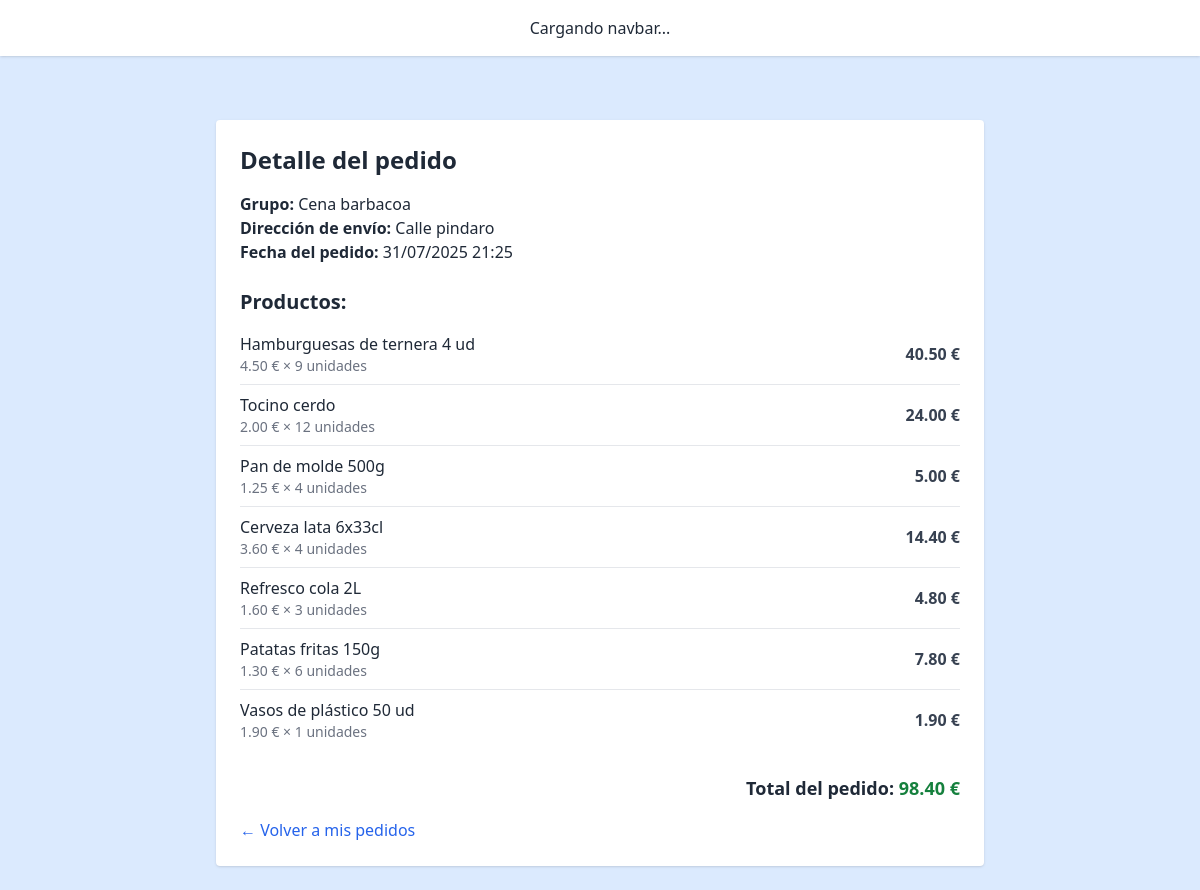
Page /order/9/ (signed in) on the earlier database version.
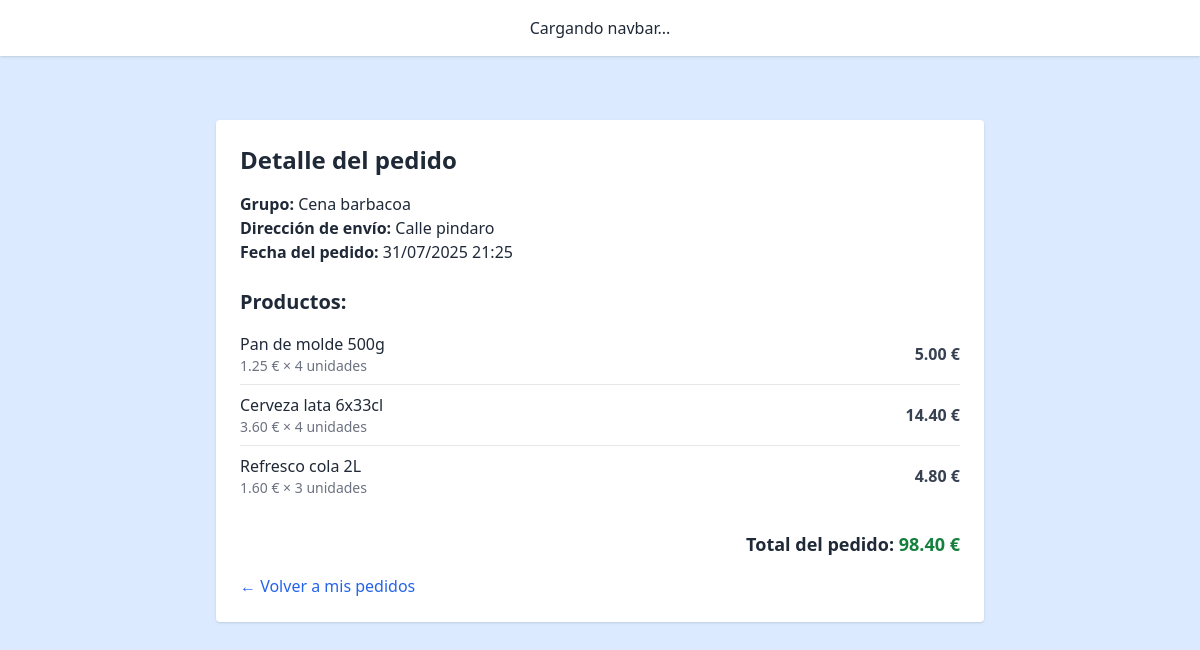
Same page on the later database version.
### core/models/order.py (models this page shows, shortened)
class Order(models.Model):
    group = models.ForeignKey(Group, on_delete=models.CASCADE, related_name='orders')
    created_by = models.ForeignKey(UserAccount, on_delete=models.SET_NULL, null=True, blank=True)
    created_at = models.DateTimeField(auto_now_add=True)
    total_price = models.DecimalField(max_digits=10, decimal_places=2)
    direccion = models.CharField(max_length=255)
    notes = models.TextField(blank=True)
    confirmed = models.BooleanField(default=False)

class OrderItem(models.Model):
    order = models.ForeignKey(Order, on_delete=models.CASCADE, related_name='items')
    product = models.ForeignKey(Product, on_delete=models.CASCADE)
    quantity = models.PositiveIntegerField()
    price = models.DecimalField(max_digits=8, decimal_places=2)
    def subtotal(self):
        return self.quantity * self.price

### core/models/group.py (models this page shows, shortened)
class Group(models.Model):
    name = models.CharField(max_length=100)
    creator = models.ForeignKey(UserAccount, on_delete=models.CASCADE, related_name='owned_groups')
    members = models.ManyToManyField(UserAccount, related_name='groups_in')
    people_count = models.IntegerField()
    duration_days = models.IntegerField()
    preferences = models.TextField(blank=True)
    restrictions = models.TextField(blank=True)
    created_at = models.DateTimeField(auto_now_add=True)
    high_consume = models.BooleanField(default=False)
    invite_code = models.CharField(max_length=10, unique=True, blank=True)
    description = models.TextField( blank=True,
        help_text="Descripción libre del plan del grupo. Por ejemplo: lo que quieren comer cada día o el tipo de evento"
    )

### core/models/product.py (models this page shows, shortened)
class Product(models.Model):
    name = models.TextField(max_length=100, help_text="Nombre del producto")
    price = models.DecimalField(max_digits=6, decimal_places=2, help_text="Precio del producto")
    stock = models.PositiveIntegerField(default=0, help_text="Cantidad disponible en el inventario")
    categories = models.ManyToManyField(Category, related_name='products')
    image = models.ImageField(upload_to='product_images/', blank=True, null=True, help_text="Imagen del producto")
    weight_kg = models.FloatField(
        null=True, blank=True,
        help_text="Peso total o capacidad del paquete del producto (en kilogramos o Litros). Ej: 0.5 para 500 gramos"
    )
    units = models.PositiveIntegerField(
        null=True, blank=True,
        help_text="Cantidad de unidades individuales que contiene el paquete. Ej: 6 para un pack de 6 latas"
    )
    weight_per_unit_kg = models.FloatField(
        null=True, blank=True,
        help_text="Peso o capacidad de una unidad del producto, si aplica (en kilogramos o litros). Ej: 0.33 para una lata de 330 ml"
    )
    description = models.TextField(
        blank=True,
        help_text="Descripción del producto (ingredientes, uso, etc.) para ayudar a OpenAI a planificar mejor"
    )

### core/views.py (the view)
# urls.py: path('order/<int:pk>/', order_detail_view, name='order_detail'),
def order_detail_view(request, pk):
    order = get_object_or_404(Order, pk=pk)
    if not request.user.is_staff and request.user not in order.group.members.all() and request.user != order.group.creator:
        return HttpResponseForbidden("No tienes permiso para ver este pedido.")
    return render(request, "core/order/order_detail.html", {"order": order})

### core/templates/core/order/order_detail.html
{% extends "base.html" %}
{% load custom_filters %}
{% block content %}
<div class="max-w-3xl mx-auto bg-white p-6 rounded shadow mt-10">
  <h2 class="text-2xl font-bold mb-4"> Detalle del pedido</h2>
  <p><strong>Grupo:</strong> {{ order.group.name }}</p>
  <p><strong>Dirección de envío:</strong> {{ order.direccion }}</p>
  <p><strong>Fecha del pedido:</strong> {{ order.created_at|date:"d/m/Y H:i" }}</p>
  <h3 class="text-xl font-semibold mt-6 mb-2">Productos:</h3>
  <div class="divide-y divide-gray-200">
    {% for item in order.items.all %}
      <div class="py-2 flex justify-between items-center">
        <div>
          <p class="font-medium">{{ item.product.name }}</p>
          <p class="text-sm text-gray-500">
            {{ item.price|floatformat:2 }} € × {{ item.quantity }} unidades
          </p>
        </div>
        <div class="text-right font-semibold text-gray-700">
            {{ item.subtotal|floatformat:2 }} €
        </div>
      </div>
    {% empty %}
      <p class="text-gray-500">Este pedido no tiene productos.</p>
    {% endfor %}
  </div>
  <div class="mt-6 text-right text-lg font-bold">
    Total del pedido: <span class="text-green-700">{{ order.total_price|floatformat:2 }} €</span>
  </div>
  <div class="mt-4">
    <a href="/orders" class="text-blue-600 hover:underline">← Volver a mis pedidos</a>
  </div>
</div>
{% endblock %}

### core/templates/base.html (shortened to what this page needs)
<!DOCTYPE html>
<html lang="es">
<head>
  <script src="https://cdn.tailwindcss.com"></script>
</head>
<body class="min-h-screen bg-blue-100 text-gray-800">
  <div id="navbar" hx-get="/api/v1/user/" hx-trigger="load" hx-swap="outerHTML">
    <div class="bg-white shadow px-6 py-4 text-center">Cargando navbar...</div>
  </div>
  <div class="flex">
    <main id="main-content" class="flex-grow {% block main_padding %}p-6{% endblock %}">
      {% block content %}{% endblock %}
    </main>
  </div>
</body>
</html>

Differences in the rows shown:
removed OrderItem: product.name "Hamburguesas de ternera 4 ud", price "4.50", quantity "9", subtotal "40.50"
removed OrderItem: product.name "Tocino cerdo", price "2.00", quantity "12", subtotal "24.00"
removed OrderItem: product.name "Patatas fritas 150g", price "1.30", quantity "6", subtotal "7.80"
removed OrderItem: product.name "Vasos de plástico 50 ud", price "1.90", quantity "1", subtotal "1.90"
